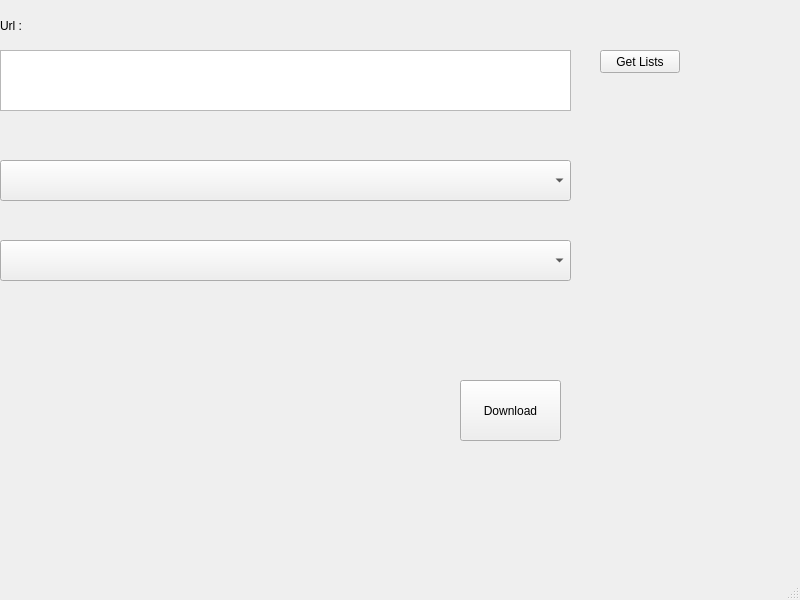
<?xml version="1.0" encoding="UTF-8"?>
<ui version="4.0">
 <class>MainWindow</class>
 <widget class="QMainWindow" name="MainWindow">
  <property name="geometry">
   <rect>
    <x>0</x>
    <y>0</y>
    <width>800</width>
    <height>600</height>
   </rect>
  </property>
  <property name="windowTitle">
   <string>MainWindow</string>
  </property>
  <widget class="QWidget" name="centralwidget">
   <widget class="QTextEdit" name="textEdit_url">
    <property name="geometry">
     <rect>
      <x>0</x>
      <y>50</y>
      <width>571</width>
      <height>61</height>
     </rect>
    </property>
   </widget>
   <widget class="QLabel" name="label">
    <property name="geometry">
     <rect>
      <x>0</x>
      <y>10</y>
      <width>171</width>
      <height>31</height>
     </rect>
    </property>
    <property name="text">
     <string>Url : </string>
    </property>
   </widget>
   <widget class="QPushButton" name="pushButton_dl">
    <property name="geometry">
     <rect>
      <x>460</x>
      <y>380</y>
      <width>101</width>
      <height>61</height>
     </rect>
    </property>
    <property name="text">
     <string>Download</string>
    </property>
   </widget>
   <widget class="QComboBox" name="comboBox_videoformat">
    <property name="geometry">
     <rect>
      <x>0</x>
      <y>160</y>
      <width>571</width>
      <height>41</height>
     </rect>
    </property>
   </widget>
   <widget class="QComboBox" name="comboBox_audioformat">
    <property name="geometry">
     <rect>
      <x>0</x>
      <y>240</y>
      <width>571</width>
      <height>41</height>
     </rect>
    </property>
   </widget>
   <widget class="QPushButton" name="pushButton_getlists">
    <property name="geometry">
     <rect>
      <x>600</x>
      <y>50</y>
      <width>80</width>
      <height>23</height>
     </rect>
    </property>
    <property name="text">
     <string>Get Lists</string>
    </property>
   </widget>
  </widget>
  <widget class="QMenuBar" name="menubar">
   <property name="geometry">
    <rect>
     <x>0</x>
     <y>0</y>
     <width>800</width>
     <height>20</height>
    </rect>
   </property>
  </widget>
  <widget class="QStatusBar" name="statusbar"/>
 </widget>
 <resources/>
 <connections/>
</ui>
